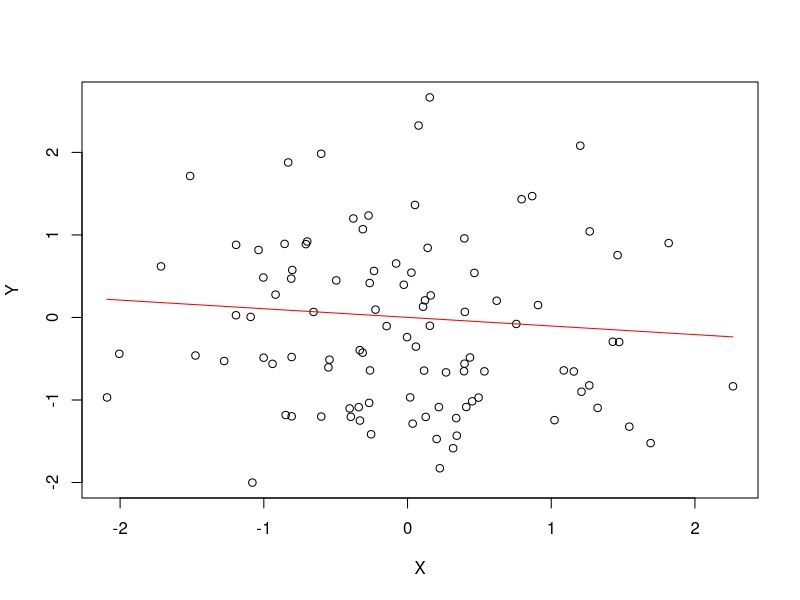

Recreate this plot in R.
x <- rnorm(100)
y <- rnorm(100)
n <- length(x)

LinearRegression <- function(X, Y) {
    plot(X, Y)
    a <- calcA(X, Y)
    b <- calcB(X, Y)

    lines(X, a * X + b, type = "l", lty = 1, col = "red")
}

calcA <- function(X, Y) {
    sumX <- Summary(X)
    sumY <- Summary(Y)
    sumXY <- Summary(X, Y)
    sumXSquared <- SummarySquared(X)

    upper <- (sumXY * n) - (sumY * (-sumX))
    lower <- (sumXSquared * n) - (sumX * (-sumX))
    return(upper / lower)
}

calcB <- function(X, Y) {
    sumX <- Summary(X)
    sumY <- Summary(Y)
    sumXY <- Summary(X,Y)
    sumXSquared <- SummarySquared(X)

    upper <- (sumX * sumY) - (sumX * sumXY)
    lower <- (sumXSquared * n) - (sumX * (-sumX))
    return(upper / lower)
}

SummarySquared <- function(X) {
    sum <- 0
    for (i in seq_along(X)) {
        sum <- sum + X[i]^2
    }
    return(sum)
}

Summary <- function(X, Y) {
    sum <- 0
    n <- length(x)

    if (missing(Y)) {
        for (i in 1:n ) {
            sum <- sum + X[i]
        }
        return(sum)
    }

    for (i in 1:n) {
        sum <- sum + X[i] * Y[i]
    }
    return(sum)
}
LinearRegression(x, y)



